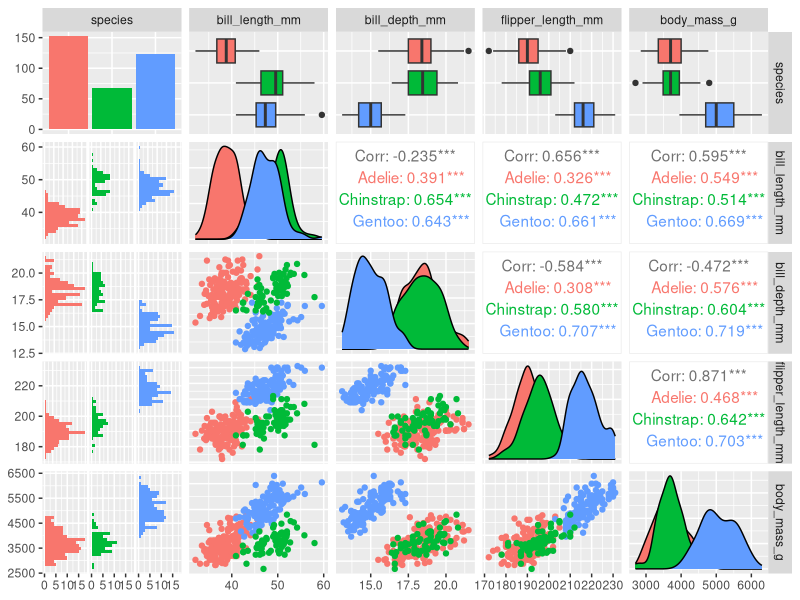
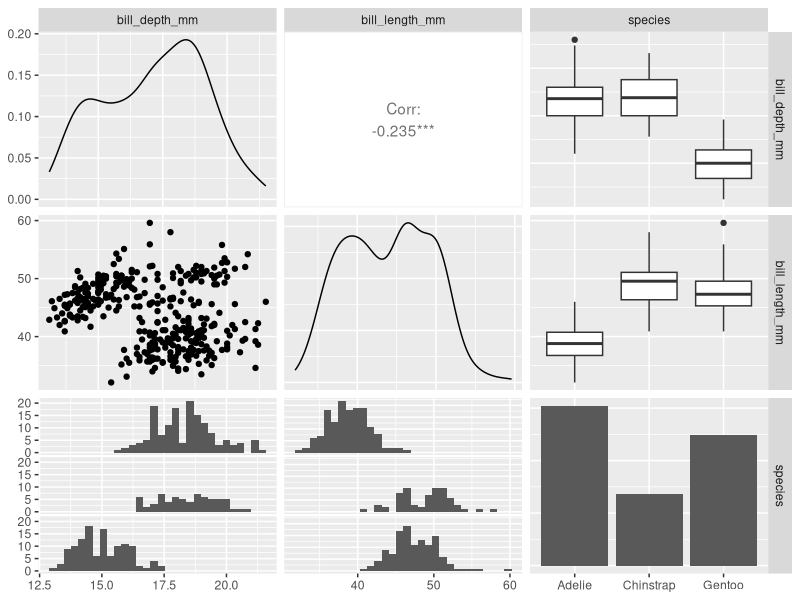
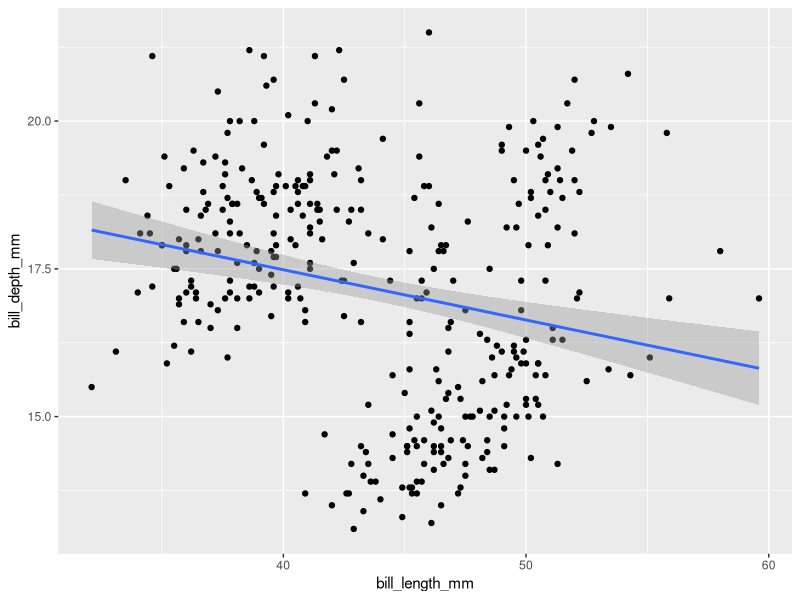
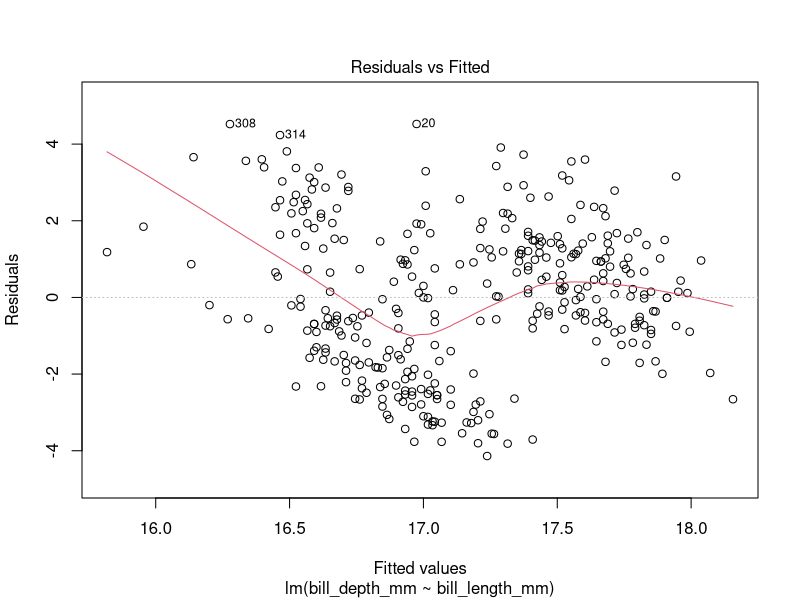
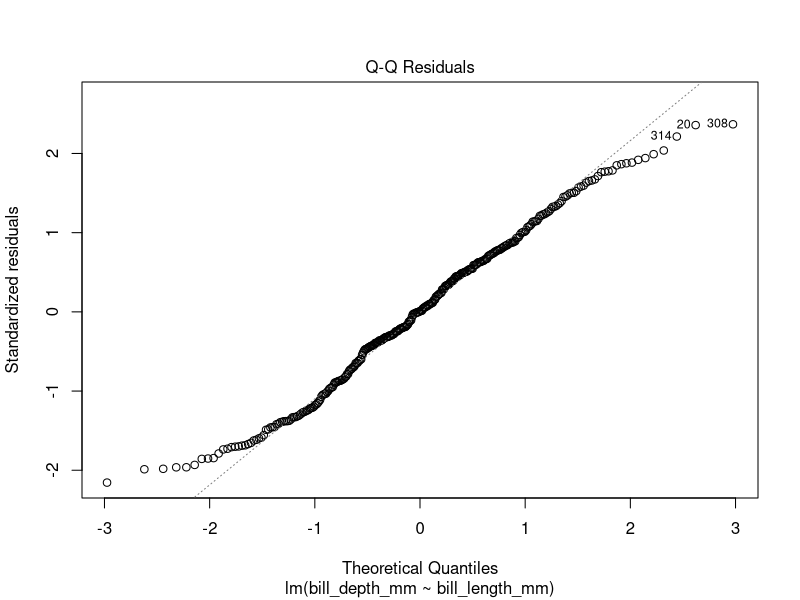
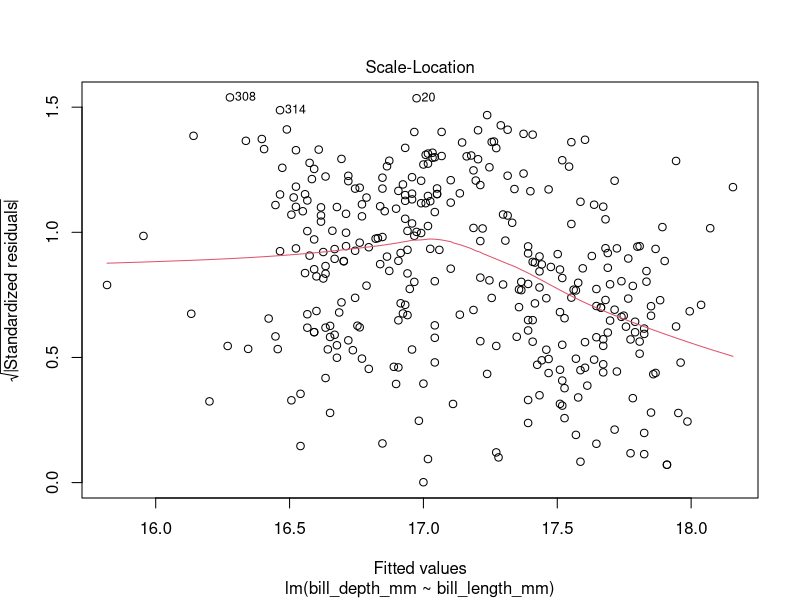
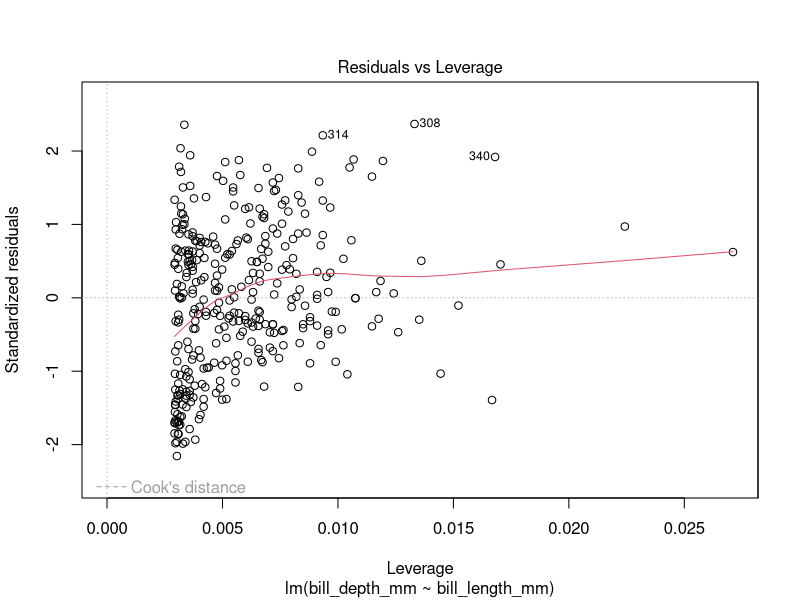
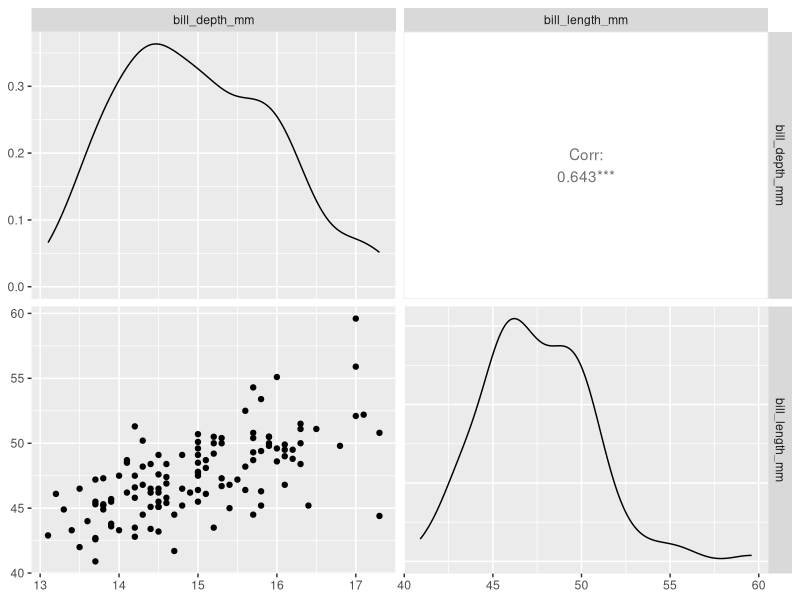

The R script that drew these images, in order:
#2023-02-23
#Linear Models

#Assumptions to use a linear regression:
#   -linear relationship
#   -normally distributed residuals
#   -no/little colinearity
#   -no autocorrelation (samples independent)
#   -homoscedasticity (homogeneous residuals across independent variable)

library(palmerpenguins)
library(tidyverse)
library(GGally)
library(broom)

head(penguins)

penguins %>%
  select(species, bill_length_mm, bill_depth_mm, flipper_length_mm, body_mass_g) %>%
  GGally::ggpairs(aes(color=species))

penguins %>%
  select(bill_depth_mm, bill_length_mm, species) %>%
  ggpairs()
  
#running our linear model (not separated by species)
lm_1 = lm(bill_depth_mm ~ bill_length_mm, data=penguins)
class(lm_1)#r has a specific lm class for this
summary(lm_1)#gives table of st error, p-value, t-value, as well as df, r^2, f-stat

ggplot(data=penguins, aes(x=bill_length_mm, y=bill_depth_mm))+
  geom_point()+
  geom_smooth(method="lm")#plots linear model instead of loess smoother

plot(lm_1)#generates mutiple plots: 
#   -residuals vs. fitted y values - homoscedasticity if smoothing line is flat
#   -QQ plot of residuals vs. theoretical normal distribution - normal if on 1 to 1 line
#   -sqrt of residuals vs. fitted y values
#   -residuals vs. leverage (how much weight each point has on the model parameters) - want wide to narrow centered on zero
#   -for each plot, highlights the three most potentially problematic points

gentoo = penguins %>%
  filter(species=="Gentoo")

gentoo %>%
  select(bill_depth_mm, bill_length_mm) %>%
  ggpairs()#see a better distribution, more linear relationship

lm_2 = lm(bill_depth_mm ~ bill_length_mm, data=gentoo)
summary(lm_2)

plot(lm_2)#looks much better than the first

#now we'll plot the gentoo data with the linear regression
ggplot(data=gentoo, aes(x=bill_length_mm, y=bill_depth_mm))+#can call data up here to reduce repetition
  geom_point()+
  geom_smooth(method="lm")
  #geom_point(data=penguins %>% filter(species=="Adelie"), 
             #aes(x=bill_length_mm, y=bill_depth_mm, color="red"))can override initial setup later

#plot each species lm separately

ggplot(data=penguins, aes(x=bill_length_mm, y=bill_depth_mm))+
  geom_point(aes(color=species))+
  geom_smooth(aes(color=species), method="lm")+
  geom_smooth(aes(color="black"),method="lm")+
  theme_bw()

#exercise 5.1:
lm_3 = lm(bill_depth_mm ~ flipper_length_mm, data=gentoo)
summary(lm_3)
ggplot(data=gentoo, aes(x=flipper_length_mm, y=bill_depth_mm))+
  geom_point()+
  geom_smooth(method="lm")
plot(lm_3)
#flipper length better explains bill depth 
#   - adj. r^2 value is 0.50 vs 0.41 for bill length, with p<0.001
